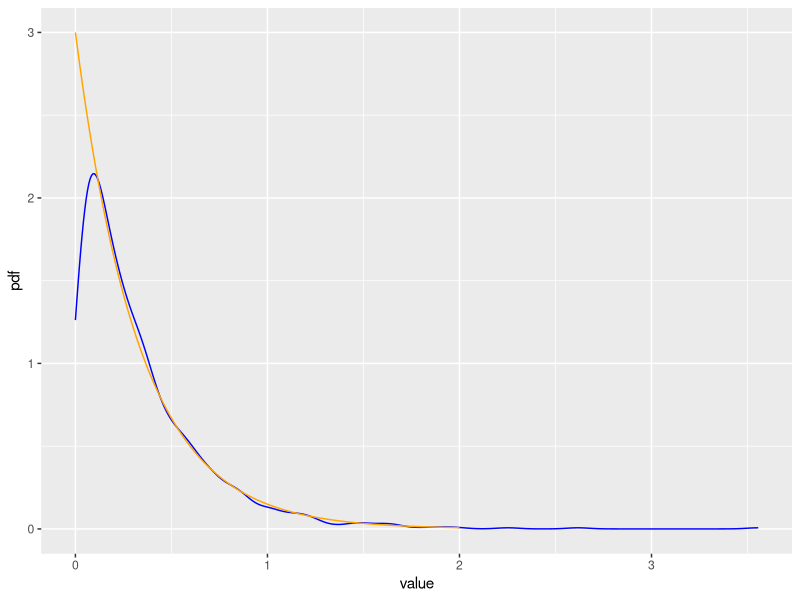
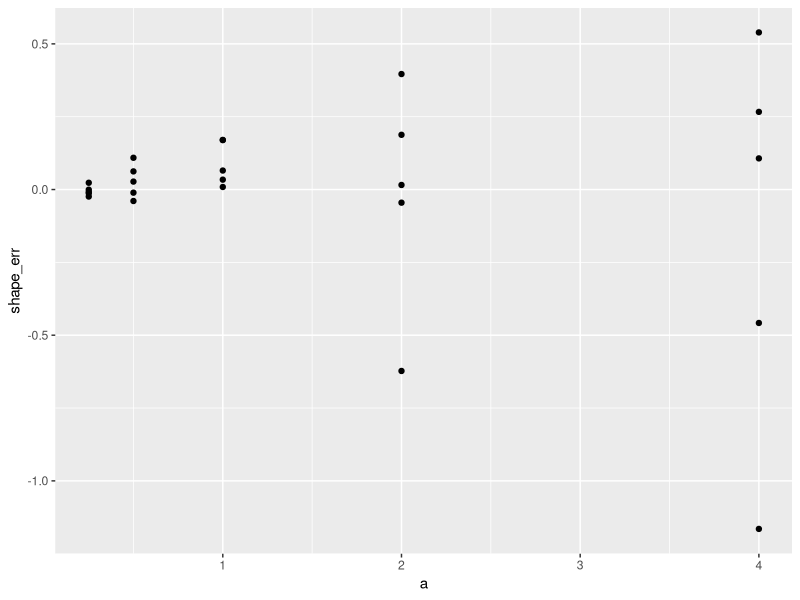
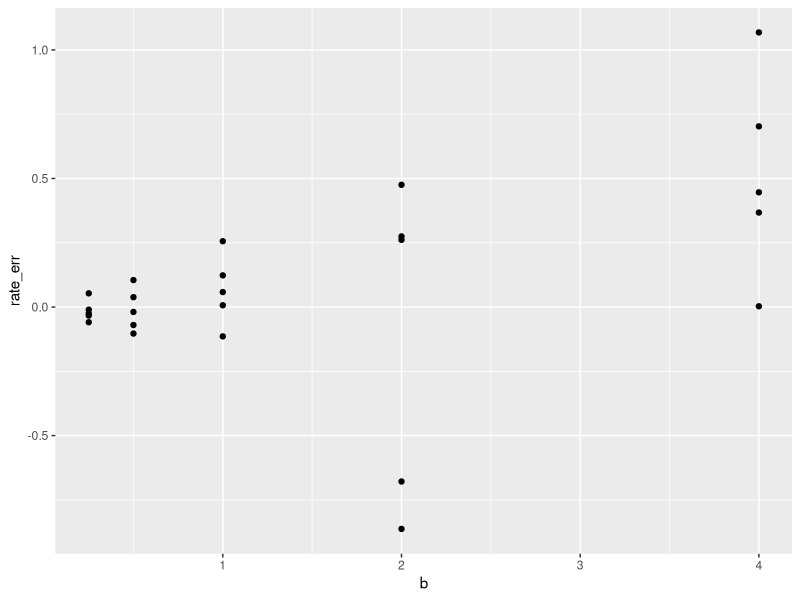
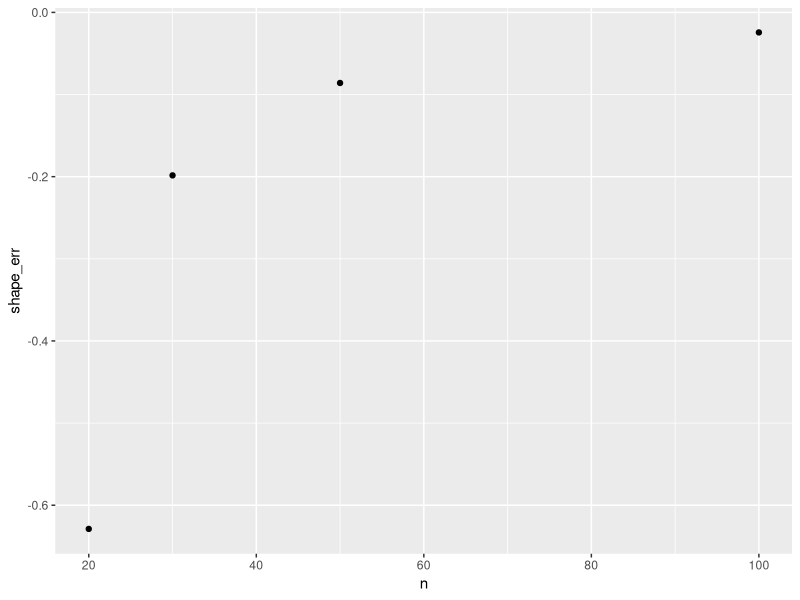
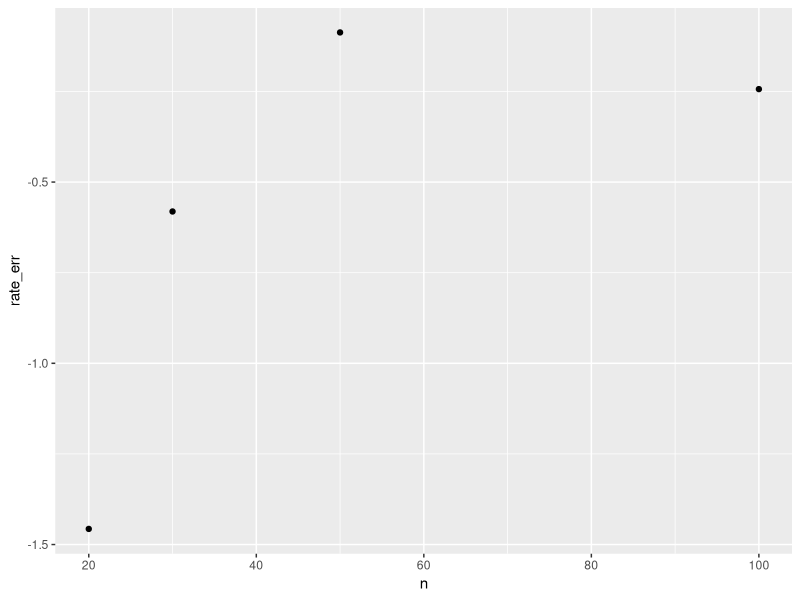

Here is the R script that generated these plots, in order:
## ---- chunk 1
library(tibble)
library(dplyr)
library(tidyr)
library(ggplot2)

set.seed(1032002)

exp = rexp(1000, rate = 3) 


## ---- chunk 2

expdf = data.frame(value = exp)

seq_vals = seq(0, 2, length.out = 1000)

truedf = data.frame(x = seq_vals, pdf = dexp(seq_vals, rate = 3))

ggplot(expdf, aes(x = value)) +
  geom_density(color = "blue") +
  geom_line(data=truedf, aes(x = x, y = pdf), color = "orange")

## ---- chunk 3


mean(expdf>=1)


1-pexp(1,3)

## ---- chunk 4
truep = 1-pexp(1,3)

errorfunc = function(expdf,truep){
  val = mean(exp>=1)
  error = val - truep
  return(error)
}
error = c()

for (i in 1:100){
  set.seed(1000+i)
  exp = rexp(1000, rate = 3) 
  expdf = data.frame(value = exp)
  new = errorfunc(expdf,truep)
  error=c(error,new)
}

mean(abs(unlist(error)))
## ---- chunk 5

library(MASS)
set.seed(1032002)

x = rgamma(100, 2, 3)

gamma_est = function(x,a,b){
  
mle = fitdistr(x, "gamma", start=list(shape=a, rate=b), lower = 0.001)

shape = mle$estimate[[1]]
rate = mle$estimate[[2]]
shape_err = a - shape
rate_err = b - rate

return(data.frame(a,b,shape,rate,shape_err,rate_err,n=length(x)))
}

gamma_est(x,2,3)

## ---- chunk 6
library(purrr)

grid = expand.grid(a=c(0.25,0.5,1,2,4),b=c(0.25,.5,1,2,4))

grid$x = pmap(list(a = grid$a, b = grid$b), ~ rgamma(100, shape = ..1, rate = ..2))


est = pmap_dfr(grid, gamma_est)

ggplot(est,aes(x=a,y=shape_err)) + geom_point()
ggplot(est,aes(x=b,y=rate_err)) + geom_point()
## ---- chunk 7
set.seed(1032002)
n = c(20,30,50,100)


grid2 = data.frame(a = c(1,1,1,1),b = c(2,2,2,2))
grid2$x = lapply(n,function(s) rgamma(s, shape = 1, rate = 2))


est2 = pmap_dfr(grid2, gamma_est)

ggplot(est2,aes(x=n,y=shape_err)) + geom_point()
ggplot(est2,aes(x=n,y=rate_err)) + geom_point()
